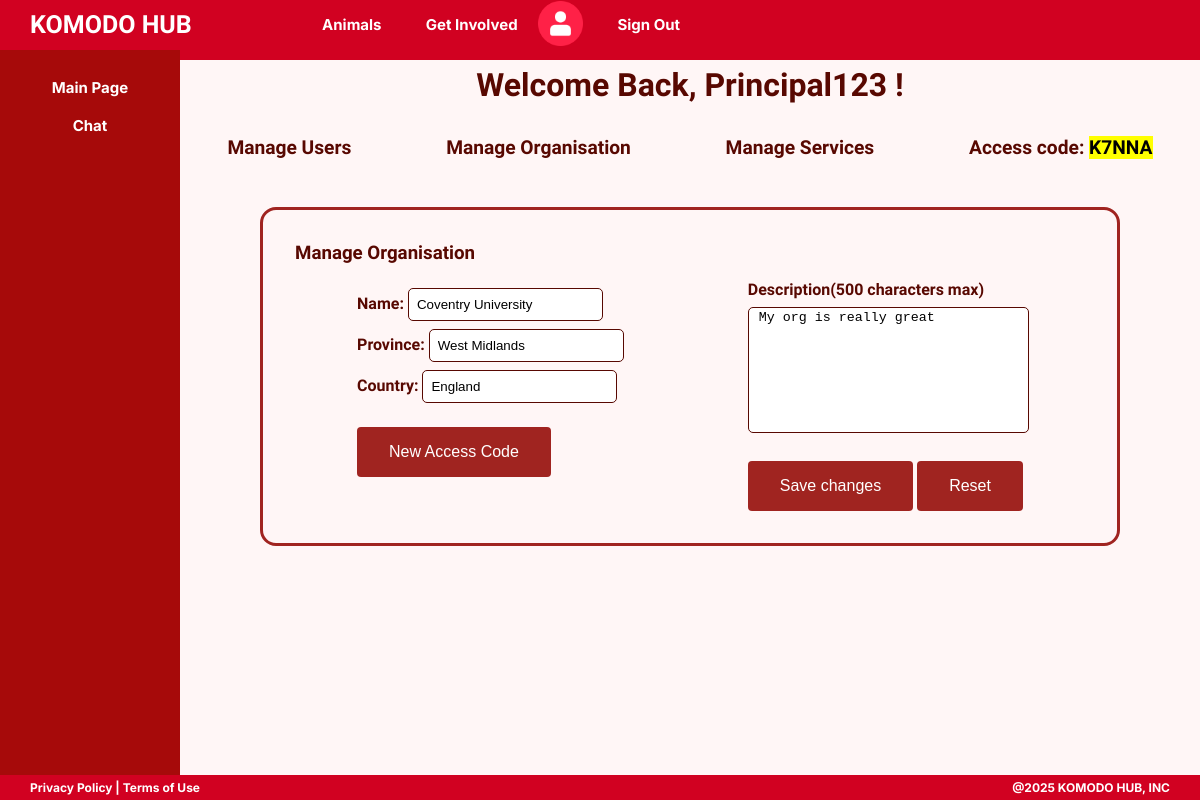
The page /principal/org/ (signed in) on the database its author committed.
### models.py (models this page shows, shortened)
class User(db.Model, UserMixin):
    __tablename__ = "user"
    uid = db.Column(db.Integer, primary_key=True)
    username = db.Column(db.String(100), unique = True, nullable = False)
    email = db.Column(db.String(120), unique=True, nullable = False)
    first_name = db.Column(db.String(50), nullable = False)
    last_name = db.Column(db.String(50), nullable = False)
    dob = db.Column(db.String(10), nullable = False)
    password = db.Column(db.String(100), nullable = False)
    role = db.Column(db.String(10), default = "student")
    class_id = db.Column(db.Integer)
    org_id = db.Column(db.Integer, db.ForeignKey('organisation.org_id'))

class Organisation(db.Model):
    __tablename__ = "organisation"
    org_id = db.Column(db.Integer, primary_key=True)
    org_name = db.Column(db.String(200), unique=True, nullable = False)
    province = db.Column(db.String(120), nullable = False)
    country = db.Column(db.String(60), default = 'Indonesia')
    logo_data = db.Column(db.LargeBinary)
    logo_type = db.Column(db.Text)
    intro = db.Column(db.Text)
    access_code = db.Column(db.String(10))

### routes.py (the view, shortened to what this page needs)
    @app.route("/principal/org/", methods = ['GET','POST'])
    @login_required
    def principal_org():
        if request.method == 'GET':
            org = Organisation.query.filter(Organisation.org_id == current_user.org_id).first()
            org_name = org.org_name
            province = org.province
            country = org.country
            access_code = org.access_code
            description = org.intro
            return render_template("principal_org.html", username = current_user.username, org_name = org_name, access = access_code, province = province, country = country, description = description)

### templates/principal_org.html (shortened to what this page needs)
{% extends 'principal_main.html' %}
{% block head %}
    <link rel="stylesheet" href="{{ url_for('static', filename = 'principal_main.css') }}">
{% endblock %}
{% block box %}
<h3> Manage Organisation </h3>
<form id = "org-form" method="POST" action="/principal/org" >
    <div class = "left">
        <label for="org_name">Name: </label>
        <input id="org_name" type="text" name="org_name" value= "{{org_name}} "required><br>
        <label for="province">Province: </label>
        <input id="province" type="text" name="province" value= "{{province}}" required><br>
        <label for="country">Country: </label>
        <input id="country" type="text" name="country" value= "{{country}}" required><br>
        <button type = "button" id = "code">New Access Code</button>
    </div>
    <div class = "right">
        <label for="description">Description(500 characters max) </label><br>
        <textarea id="description" type="text" name="description" required> {{description}} </textarea><br>
        <button type = "submit">Save changes</button>
        <button type = "reset">Reset</button>
    </div>
</form>
{% endblock %}

### templates/principal_main.html (shortened to what this page needs)
{% extends 'PrivateMain.html' %}
{% block body %}
<h3 id = "welcome"> Welcome Back, {{username}} !</h3>
<div class = "top-row">
    <a href="{{ url_for('principal_dashboard') }}">Manage Users</a>
    <a href="{{ url_for('principal_org') }}">Manage Organisation</a>
    <a href="{{ url_for('dashboard') }}">Manage Services</a>
    <p> Access code: <mark>{{access}}</mark> </p>
</div>
<div class = "box">
    {% block box %}
    {% endblock %}
</div>
{% endblock %}

### static/principal_main.css (style rules this page uses)
body { font-family: "Gothic A1"; font-weight: bold; color: #580801; }
#welcome { text-align: center; font-size: 2rem; padding-top: 1rem; }
.top-row { display: flex; }
.top-row a { background-color: transparent; border: none; font-family: "Gothic A1"; font-weight: bold; text-decoration: none; color: #580801; font-size: 1.2rem; margin: auto; }
.top-row p { font-size: 1.2rem; margin: auto; }
.box { border: solid; border-color: #a02420; border-radius: 1rem; margin: 3rem 5rem; padding: 2rem; }
.box h3 { margin: 0; padding-bottom: 1rem; }
.box label { text-align: left; margin: 10px 0 5px; font-weight: bold; color: #580801; }
.box input { padding: 8px; border: 1px solid #580801; border-radius: 5px; outline: none; margin-top: 0.5rem; }
.box button { background-color: #a02420; border: none; color: white; text-align: center; text-decoration: none; display: inline-block; font-size: 16px; margin-top: 1.5rem; padding: 1rem 2rem; cursor: pointer; border-radius: 4px; }
#org-form { display: flex; }
#org-form .left { margin: auto; margin-top: 0; }
#org-form .right { margin: auto; margin-top: 0; }
.right textarea { width: 100%; height: 15vh; border: 1px solid #580801; border-radius: 5px; outline: none; margin-top: 0.5rem; resize: none; }

### static/private.css (style rules this page uses)
html, body { padding: 0; margin: 0; background-color: #FFF6F6; width: 100%; font-family: 'Gothic A1'; }

### rows shown on the page
User: username "Principal123"
Organisation: access_code "K7NNA", org_name "Coventry University", province "West Midlands", country "England", description "My org is really great"
